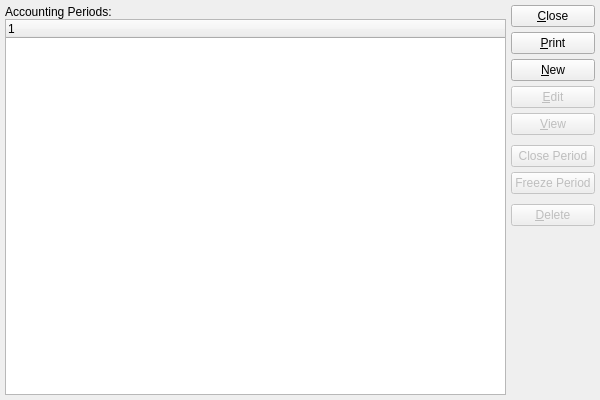
<?xml version="1.0" encoding="UTF-8"?>
<ui version="4.0">
 <comment>This file is part of the xTuple ERP: PostBooks Edition, a free and
open source Enterprise Resource Planning software suite,
Copyright (c) 1999-2011 by OpenMFG LLC, d/b/a xTuple.
It is licensed to you under the Common Public Attribution License
version 1.0, the full text of which (including xTuple-specific Exhibits)
is available at www.xtuple.com/CPAL.  By using this software, you agree
to be bound by its terms.</comment>
 <class>accountingPeriods</class>
 <widget class="QWidget" name="accountingPeriods">
  <property name="geometry">
   <rect>
    <x>0</x>
    <y>0</y>
    <width>600</width>
    <height>400</height>
   </rect>
  </property>
  <property name="windowTitle">
   <string>List Accounting Periods</string>
  </property>
  <layout class="QGridLayout" name="gridLayout">
   <item row="0" column="0">
    <layout class="QVBoxLayout">
     <property name="spacing">
      <number>0</number>
     </property>
     <item>
      <widget class="QLabel" name="_periodLit">
       <property name="text">
        <string>Accounting Periods:</string>
       </property>
      </widget>
     </item>
     <item>
      <widget class="XTreeWidget" name="_period"/>
     </item>
    </layout>
   </item>
   <item row="0" column="1">
    <layout class="QVBoxLayout" name="verticalLayout">
     <item>
      <widget class="QPushButton" name="_close">
       <property name="text">
        <string>&amp;Close</string>
       </property>
      </widget>
     </item>
     <item>
      <widget class="QPushButton" name="_print">
       <property name="text">
        <string>&amp;Print</string>
       </property>
      </widget>
     </item>
     <item>
      <widget class="QPushButton" name="_new">
       <property name="enabled">
        <bool>true</bool>
       </property>
       <property name="text">
        <string>&amp;New</string>
       </property>
      </widget>
     </item>
     <item>
      <widget class="QPushButton" name="_edit">
       <property name="enabled">
        <bool>false</bool>
       </property>
       <property name="text">
        <string>&amp;Edit</string>
       </property>
      </widget>
     </item>
     <item>
      <widget class="QPushButton" name="_view">
       <property name="enabled">
        <bool>false</bool>
       </property>
       <property name="text">
        <string>&amp;View</string>
       </property>
      </widget>
     </item>
     <item>
      <spacer name="verticalSpacer">
       <property name="orientation">
        <enum>Qt::Vertical</enum>
       </property>
       <property name="sizeType">
        <enum>QSizePolicy::Fixed</enum>
       </property>
       <property name="sizeHint" stdset="0">
        <size>
         <width>20</width>
         <height>5</height>
        </size>
       </property>
      </spacer>
     </item>
     <item>
      <widget class="QPushButton" name="_closePeriod">
       <property name="enabled">
        <bool>false</bool>
       </property>
       <property name="text">
        <string>Close Period</string>
       </property>
      </widget>
     </item>
     <item>
      <widget class="QPushButton" name="_freezePeriod">
       <property name="enabled">
        <bool>false</bool>
       </property>
       <property name="text">
        <string>Freeze Period</string>
       </property>
      </widget>
     </item>
     <item>
      <spacer name="verticalSpacer_2">
       <property name="orientation">
        <enum>Qt::Vertical</enum>
       </property>
       <property name="sizeType">
        <enum>QSizePolicy::Fixed</enum>
       </property>
       <property name="sizeHint" stdset="0">
        <size>
         <width>20</width>
         <height>5</height>
        </size>
       </property>
      </spacer>
     </item>
     <item>
      <widget class="QPushButton" name="_delete">
       <property name="enabled">
        <bool>false</bool>
       </property>
       <property name="text">
        <string>&amp;Delete</string>
       </property>
      </widget>
     </item>
     <item>
      <spacer name="Spacer129">
       <property name="orientation">
        <enum>Qt::Vertical</enum>
       </property>
       <property name="sizeType">
        <enum>QSizePolicy::Expanding</enum>
       </property>
       <property name="sizeHint" stdset="0">
        <size>
         <width>20</width>
         <height>181</height>
        </size>
       </property>
      </spacer>
     </item>
    </layout>
   </item>
  </layout>
 </widget>
 <layoutdefault spacing="5" margin="5"/>
 <pixmapfunction>qPixmapFromMimeSource</pixmapfunction>
 <customwidgets>
  <customwidget>
   <class>XTreeWidget</class>
   <extends>QTreeWidget</extends>
   <header>xtreewidget.h</header>
   <container>1</container>
  </customwidget>
 </customwidgets>
 <tabstops>
  <tabstop>_period</tabstop>
  <tabstop>_print</tabstop>
  <tabstop>_close</tabstop>
 </tabstops>
 <includes>
  <include location="global">parameter.h</include>
 </includes>
 <resources/>
 <connections>
  <connection>
   <sender>_close</sender>
   <signal>clicked()</signal>
   <receiver>accountingPeriods</receiver>
   <slot>close()</slot>
   <hints>
    <hint type="sourcelabel">
     <x>20</x>
     <y>20</y>
    </hint>
    <hint type="destinationlabel">
     <x>20</x>
     <y>20</y>
    </hint>
   </hints>
  </connection>
  <connection>
   <sender>_period</sender>
   <signal>valid(bool)</signal>
   <receiver>_view</receiver>
   <slot>setEnabled(bool)</slot>
   <hints>
    <hint type="sourcelabel">
     <x>20</x>
     <y>20</y>
    </hint>
    <hint type="destinationlabel">
     <x>20</x>
     <y>20</y>
    </hint>
   </hints>
  </connection>
 </connections>
</ui>
